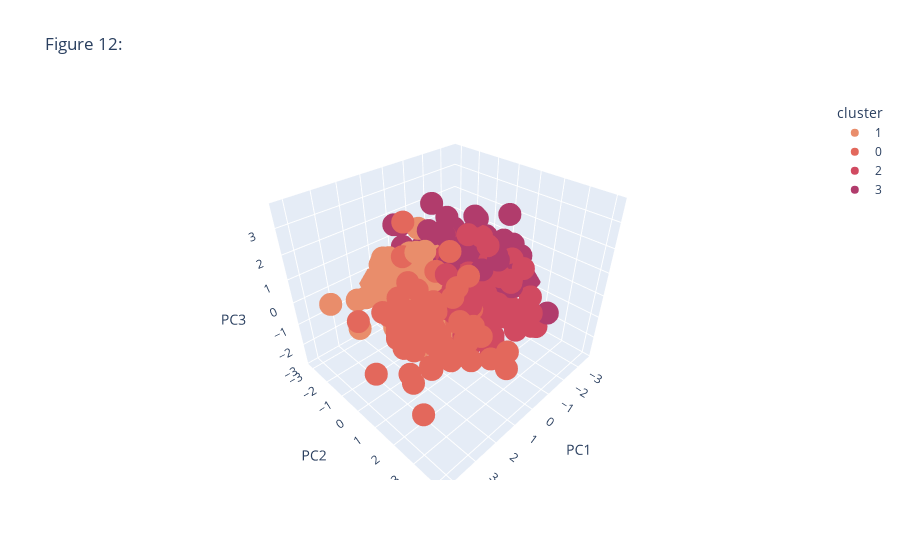

Source (notebook cell):
### Code cell
import plotly.express as px

fig = px.scatter_3d(X_pca, x='PC1', y='PC2', z='PC3',
              color='cluster', title="Figure 12:", color_discrete_sequence=palette)
fig.show()
